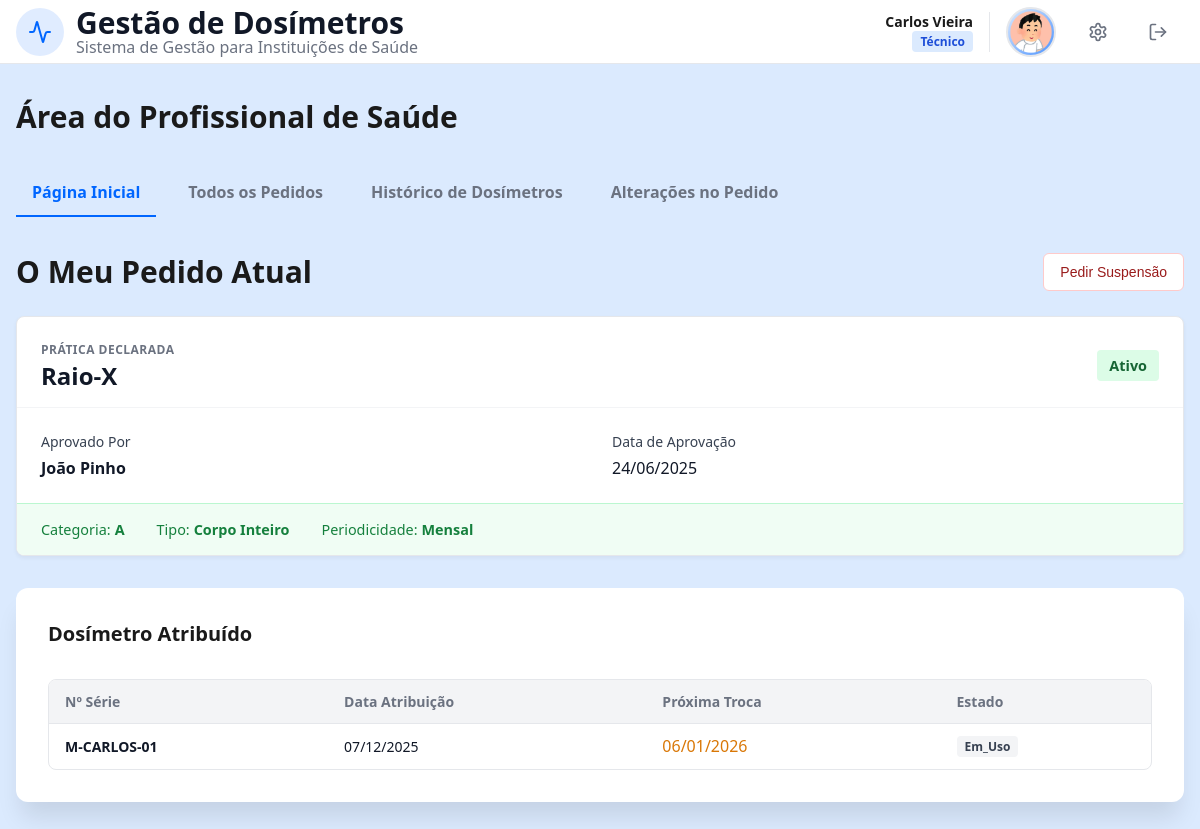
The app's page /HP.php (signed in) with its own data.
### tables this page shows
CREATE TABLE DosimeterRequest (
    idR INTEGER PRIMARY KEY AUTOINCREMENT,
    idU INTEGER NOT NULL,
    pratica TEXT NOT NULL,
    requestDate DATETIME NOT NULL,
    decisionMade BOOLEAN DEFAULT 0,
    FOREIGN KEY (idU) REFERENCES User(idU) ON DELETE CASCADE
);

CREATE TABLE ApprovedRequest (
    idA INTEGER PRIMARY KEY AUTOINCREMENT,
    idR INTEGER NOT NULL,
    idP INTEGER NOT NULL,
    approvalDate DATETIME NOT NULL,
    periodicity TEXT CHECK(periodicity IN ('Mensal','Trimestral')) NOT NULL,
    riskCategory TEXT CHECK(riskCategory IN ('A', 'B')) NOT NULL,
    dosimeterType TEXT CHECK(dosimeterType IN ('Corpo Inteiro','Extremidade')) NOT NULL,
    status TEXT CHECK(status IN ('Ativo', 'Suspenso')) DEFAULT 'Ativo',
    FOREIGN KEY (idR) REFERENCES DosimeterRequest(idR) ON DELETE CASCADE,
    FOREIGN KEY (idP) REFERENCES User(idU) ON DELETE CASCADE
);

CREATE TABLE User (
    idU INTEGER PRIMARY KEY AUTOINCREMENT,
    name TEXT NOT NULL,
    surname TEXT NOT NULL, 
    birthDate DATE NOT NULL,
    sex TEXT CHECK(sex IN ('Female', 'Male', 'Other')) NOT NULL,
    email TEXT UNIQUE NOT NULL, 
    password TEXT NOT NULL,
    phoneN TEXT CHECK(phoneN GLOB '+[0-9][0-9][0-9]*'),
    userType TEXT CHECK(userType IN ('Administrador', 'Físico Médico', 'Profissional de Saúde')) NOT NULL,
    userStatus BOOLEAN DEFAULT 1,
    profilePic TEXT DEFAULT 'foto/12225881.png'
);

CREATE TABLE DosimeterAssignment (
    idDA INTEGER PRIMARY KEY AUTOINCREMENT,
    idA INTEGER NOT NULL,
    dosimeterSerial TEXT,
    assignmentDate DATETIME,
    nextReplacementDate DATETIME,
    periodicity TEXT CHECK(periodicity IN ('Mensal','Trimestral')) NOT NULL,
    status TEXT CHECK(status IN ('Por_Associar','Em_Uso','Suspenso')) DEFAULT 'Por_Associar',
    FOREIGN KEY (idA) REFERENCES ApprovedRequest(idA) ON DELETE CASCADE
);

### database/hp_db.php (called while the page is built, shortened)
<?php
function getLastRequest($db, $idUser) {
    $sql = "SELECT dr.pratica, dr.decisionMade, ar.status as stAp, ar.approvalDate,
            u.name, u.surname, rr.comment as motRej,
            da.dosimeterSerial, da.assignmentDate, da.nextReplacementDate, da.status as stDos,
            ar.riskCategory, ar.dosimeterType, ar.periodicity
            FROM DosimeterRequest dr
            LEFT JOIN ApprovedRequest ar ON dr.idR = ar.idR
            LEFT JOIN RejectedRequest rr ON dr.idR = rr.idR
            LEFT JOIN User u ON (ar.idP = u.idU OR rr.idP = u.idU)
            LEFT JOIN DosimeterAssignment da ON ar.idA = da.idA
            WHERE dr.idU = :id ORDER BY dr.requestDate DESC LIMIT 1";
    $stmt = $db->prepare($sql);
    $stmt->execute(['id' => $idUser]);
    return $stmt->fetch(PDO::FETCH_ASSOC);
}
?>

### templates/hp_views.php (the view, shortened to what this page needs)
<?php
function getStatusClass($estado) {
    switch (strtolower(trim($estado))) {
        case 'ativo': return 'badge-green';
        default: return 'badge-gray';
    }
}
function renderHPTabs($currentTab) {
    ?>
    <div class="admin-tabs">
        <a href="HP.php?tab=dashboard" class="tab-link <?php echo $currentTab=='dashboard'?'active':''; ?>">Página Inicial</a>
        <a href="HP.php?tab=pedidos" class="tab-link <?php echo $currentTab=='pedidos'?'active':''; ?>">Todos os Pedidos</a>
        <a href="HP.php?tab=historico" class="tab-link <?php echo $currentTab=='historico'?'active':''; ?>">Histórico de Dosímetros</a>
        <a href="HP.php?tab=alteracoes" class="tab-link <?php echo $currentTab=='alteracoes'?'active':''; ?>">Alterações no Pedido</a>
    </div>
    <?php
}
function renderDashboard($hp, $last) {
    $stDash = 'Novo';
    if ($last) {
        if ($last['decisionMade'] == 0) $stDash = 'Pendente';
        elseif ($last['stAp']) $stDash = 'Aprovado';
        else $stDash = 'Rejeitado';
    }
    ?>
    <?php if ($stDash === 'Aprovado'): ?>
        <div class="page-header-row">
            <h2 class="titulo" style="margin:0;">O Meu Pedido Atual</h2>
            <?php if ($last['stAp'] === 'Ativo'): ?>
                <form action="processa_hp.php" method="POST" style="margin:0;">
                    <button class="btn btn-cancel" style="color:var(--red); border-color:var(--red-light2);">Pedir Suspensão</button>
                </form>
            <?php endif; ?>
        </div>
        <div class="summary-card">
            <div class="summary-header">
                <div class="summary-title-group">
                    <span class="summary-label">Prática Declarada</span>
                    <span class="summary-value"><?php echo htmlspecialchars($last['pratica']); ?></span>
                </div>
                <div>
                    <span class="<?php echo getStatusClass($last['stAp']); ?> role-badge" style="font-size: 0.9rem; padding: 6px 12px;">
                        <?php echo htmlspecialchars($last['stAp']); ?>
                    </span>
                </div>
            </div>
            <div class="summary-body">
                <div>
                    <span class="profile-label">Aprovado Por</span>
                    <div class="nome" style="font-size:1rem;"><?php echo htmlspecialchars($last['name'].' '.$last['surname']); ?></div>
                </div>
                <div>
                    <span class="profile-label">Data de Aprovação</span>
                    <div class="nome" style="font-size:1rem; font-weight:500;"><?php echo date('d/m/Y', strtotime($last['approvalDate'])); ?></div>
                </div>
            </div>
            <div class="summary-footer">
                <span class="tech-item">Categoria: <strong><?php echo htmlspecialchars($last['riskCategory']); ?></strong></span>
                <span class="tech-item">Tipo: <strong><?php echo htmlspecialchars($last['dosimeterType']); ?></strong></span>
                <span class="tech-item">Periodicidade: <strong><?php echo htmlspecialchars($last['periodicity']); ?></strong></span>
            </div>
        </div>
        <div class="card mb2">
            <h3 class="titulo-separador mb1">Dosímetro Atribuído</h3>
            <div class="table-container">
                <table class="admin-table">
                    <thead><tr><th>Nº Série</th><th>Data Atribuição</th><th>Próxima Troca</th><th>Estado</th></tr></thead>
                    <tbody><tr>
                        <td>
                            <?php if($last['dosimeterSerial']): ?>
                                <strong class="serial-mono"><?php echo htmlspecialchars($last['dosimeterSerial']); ?></strong>
                            <?php else: ?>
                                <span class="text-muted" style="font-style:italic;">Por Associar</span>
                            <?php endif; ?>
                        </td>
                        <td><?php echo $last['assignmentDate']?date('d/m/Y',strtotime($last['assignmentDate'])):'-'; ?></td>
                        <td><?php echo $last['nextReplacementDate']?"<span class='com-laranja'>".date('d/m/Y',strtotime($last['nextReplacementDate']))."</span>":'-'; ?></td>
                        <td><span class="<?php echo getStatusClass($last['stDos']??'Pendente'); ?> role-badge"><?php echo htmlspecialchars($last['stDos']??'Pendente'); ?></span></td>
                    </tr></tbody>
                </table>
            </div>
        </div>
    <?php endif; ?>
    <?php
}
    ?>

### templates/header.php (shortened to what this page needs)
<?php function header_set($title = 'Gestão de Dosímetros') { ?>
    <!DOCTYPE html>
    <html lang="pt">
    <head>
        <link rel="stylesheet" href="css/style.css">
        <link rel="stylesheet" href="css/responsive.css">
    </head>
<?php } ?>

### HP.php (shortened to what this page needs)
<?php
require_once "database/connection.php";
require_once "database/hp_db.php";
require_once "templates/header.php";
require_once "templates/nav.php";
require_once "templates/hp_views.php";
$db = getDatabaseConnection();
$title = "Profissional de Saúde";
$tab = isset($_GET['tab']) ? $_GET['tab'] : 'dashboard';
$idUsuario = $_SESSION['idU'];
header_set($title);
?>
<body>
    <div class="page-wrapper">
        <?php nav_set(); ?>
        <main class="main-container">
            <h1 class="titulo mb2">Área do Profissional de Saúde</h1>
            <?php renderHPTabs($tab); ?>
            <?php
            if ($tab === 'dashboard') {
                $hp = getHPProfile($db, $idUsuario);
                $last = getLastRequest($db, $idUsuario);
                renderDashboard($hp, $last);
            }
            elseif ($tab === 'pedidos') {
                $pedidos = getAllRequests($db, $idUsuario);
                renderOrdersList($pedidos);
            }
            elseif ($tab === 'historico') {
                $history = getDosimeterHistory($db, $idUsuario);
                $top = getLastRequest($db, $idUsuario);
                renderHistoryTab($history, $top);
            }
            elseif ($tab === 'alteracoes') {
                $reqs = getChangeHistory($db, $idUsuario);
                renderChangesTab($reqs);
            }
            ?>
        </main>
    </div>
</body>
</html>

### templates/nav.php (shortened to what this page needs)
<?php function nav_set() {
    $userName = isset($_SESSION['name']) ? $_SESSION['name'] : 'Utilizador';
    $userSurname = isset($_SESSION['surname']) ? $_SESSION['surname'] : '';
    $userType = isset($_SESSION['userType']) ? $_SESSION['userType'] : '';
    $profilePic = isset($_SESSION['profilePic']) ? $_SESSION['profilePic'] : 'foto/12225881.png';
    $roleLabel = isset($_SESSION['roleLabel']) ? $_SESSION['roleLabel'] : $userType;
    $badgeClass = 'badge-blue';
    ?>
            <header class="header1">
                <div class="header-container">
                    <div class="logo-area">
                        <div class="logo-box">
                            <img src="css/icon.svg" width="48" height="48" alt="Logo">
                        </div>
                        <div class="logo-text">
                            <h1>Gestão de Dosímetros</h1>
                            <p>Sistema de Gestão para Instituições de Saúde</p>
                        </div>
                    </div>
                    <div class="user-area">
                        <div class="user-info">
                            <span class="user-name">
                                <?php echo htmlspecialchars($userName . ' ' . $userSurname); ?>
                            </span>
                            <span class="role-badge <?php echo $badgeClass; ?>">
                                <?php echo htmlspecialchars($roleLabel); ?>
                            </span>
                        </div>
                        <img src="<?php echo htmlspecialchars($profilePic); ?>" alt="Perfil" class="profile-pic">
                        <div class="action-buttons">
                            <a href="perfil.php" class="btn btn-header" title="Perfil do Utilizador">
                            </a>
                            <a href="LogOut.php" class="btn btn-header" title="Sair">
                                <svg xmlns="http://www.w3.org/2000/svg" width="20" height="20" viewBox="0 0 24 24" fill="none" stroke="currentColor" stroke-width="2" stroke-linecap="round" stroke-linejoin="round">
                                    <path d="M9 21H5a2 2 0 0 1-2-2V5a2 2 0 0 1 2-2h4"/>
                                    <polyline points="16 17 21 12 16 7"/>
                                    <line x1="21" x2="9" y1="12" y2="12"/>
                                </svg>
                            </a>
                        </div>
                    </div>
                </div>
            </header>
<?php } ?>

### records on screen
dosimeterrequest: pratica "Raio-X", approvedrequest.status "Ativo", user.name+surname "João Pinho", approvedrequest.approvalDate "24/06/2025", approvedrequest.riskCategory "A", approvedrequest.dosimeterType "Corpo Inteiro", approvedrequest.periodicity "Mensal", dosimeterassignment.dosimeterSerial "M-CARLOS-01", dosimeterassignment.assignmentDate "07/12/2025", dosimeterassignment.nextReplacementDate "06/01/2026", dosimeterassignment.status "Em_Uso"

### other values on screen
$userName . ' ' . $userSurname "Carlos Vieira"
$roleLabel "Técnico"
